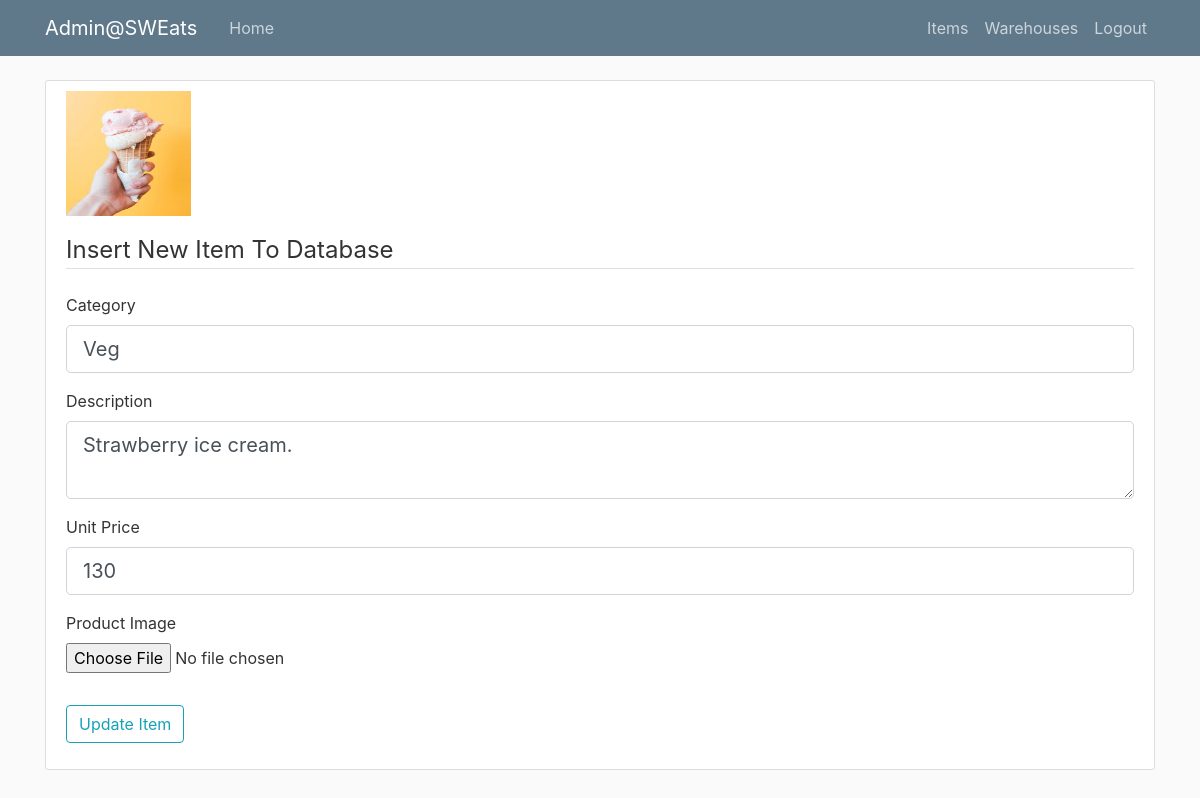
Page /admin/item/5/update (signed in) on the committed database.
### sweats/models.py (models this page shows, shortened)
class Item(db.Model):
    __tablename__ = 'items'
    id = db.Column(db.Integer , primary_key=True)
    category = db.Column(db.String(20))
    description = db.Column(db.String(200), nullable=False)
    image_file = db.Column(db.String(20), nullable=False)
    unit_price = db.Column(db.Integer , nullable=False)
    order_items = db.relationship('OrderItem' , backref='item' , lazy=True)

### sweats/admin/routes.py (the view)
@admin.route('/admin/item/<int:item_id>/update', methods=['GET', 'POST'])
@login_required
def update_item(item_id):
    if not current_user.admin:
        abort(403)
    form = UpdateItemForm()
    item = Item.query.get_or_404(item_id)
    if form.validate_on_submit():
        if form.picture.data:
            delete_old_picture(item.image_file, 'product_pics')
            picture_file = save_picture(form.picture.data, "static/product_pics", 286, 180)
            item.image_file = picture_file
        item.category = form.category.data
        item.description = form.description.data
        item.unit_price = form.unit_price.data
        db.session.commit()
        flash('Item updated successfully!', 'success')
        return redirect(url_for('admin.update_item', item_id = item.id))
    elif request.method == 'GET':
        form.category.data = item.category
        form.description.data = item.description
        form.unit_price.data = item.unit_price
    image_file = url_for('static', filename='product_pics/' + item.image_file)
    return render_template('admin/update_item.html', title='Update Item', image_file=image_file, form=form)

### sweats/admin/forms.py
class UpdateItemForm(FlaskForm, ItemMixin):
    picture = FileField('Product Image', validators=[FileAllowed(['jpg','png'])])
    submit = SubmitField('Update Item')

### sweats/models.py (called while the page is built)
@login_manager.user_loader
def load_user(user_id):
    return Customer.query.get(int(user_id))

### sweats/templates/admin/update_item.html
{% extends "admin/new_item.html" %}
{% block image %}
    <div class="media">
        <img class="account-img" src="{{ image_file }}">
    </div>
{% endblock image %}

### sweats/templates/admin/new_item.html (shortened to what this page needs)
{% extends "admin/home.html" %}
{% block content %}
    <div class='content-section'>
        {% block image %} {% endblock %}
        <form method="POST" action="" enctype="multipart/form-data">
            <fieldset class="form-group">
                <legend class="border-bottom mb-4">Insert New Item To Database</legend>
                <div class="form-group">
                    {{ form.category.label(class="form-control-label") }}
                    {% if form.category.errors %}
                        {{ form.category(class="form-control form-control-lg is-invalid") }}
                        <div class="invalid-feedback">
                            {% for error in form.category.errors %}
                                <span> {{ error }} </span>
                            {% endfor %}
                        </div>
                    {% else %}
                        {{ form.category(class="form-control form-control-lg") }}
                    {% endif %}
                </div>
                <div class="form-group">
                    {{ form.description.label(class="form-control-label") }}
                    {% if form.description.errors %}
                        {{ form.description(class="form-control form-control-lg is-invalid") }}
                        <div class="invalid-feedback">
                            {% for error in form.description.errors %}
                                <span> {{ error }} </span>
                            {% endfor %}
                        </div>
                    {% else %}
                        {{ form.description(class="form-control form-control-lg") }}
                    {% endif %}
                </div>
                <div class="form-group">
                    {{ form.unit_price.label(class="form-control-label") }}
                    {% if form.unit_price.errors %}
                        {{ form.unit_price(class="form-control form-control-lg is-invalid") }}
                        <div class="invalid-feedback">
                            {% for error in form.unit_price.errors %}
                                <span> {{ error }} </span>
                            {% endfor %}
                        </div>
                    {% else %}
                        {{ form.unit_price(class="form-control form-control-lg") }}
                    {% endif %}
                </div>
                <div class="form-group">
                    {{ form.picture.label() }}
                    {{ form.picture(class="form-control-file") }}
                </div>
            </fieldset>
            <div class="form-group">
                {{ form.submit(class="btn btn-outline-info") }}
            </div>
        </form>
    </div>
{% endblock content %}

### sweats/static/main.css (style rules this page uses)
body { background: #fafafa; color: #333333; margin-top: 5rem; }
.content-section { background: #ffffff; padding: 10px 20px; border: 1px solid #dddddd; border-radius: 3px; margin-bottom: 20px; }
.account-img { height: 125px; width: 125px; margin-right: 20px; margin-bottom: 16px; }

### rows in the picture
Item: category "Veg", description "Strawberry ice cream.", unit_price "130"
